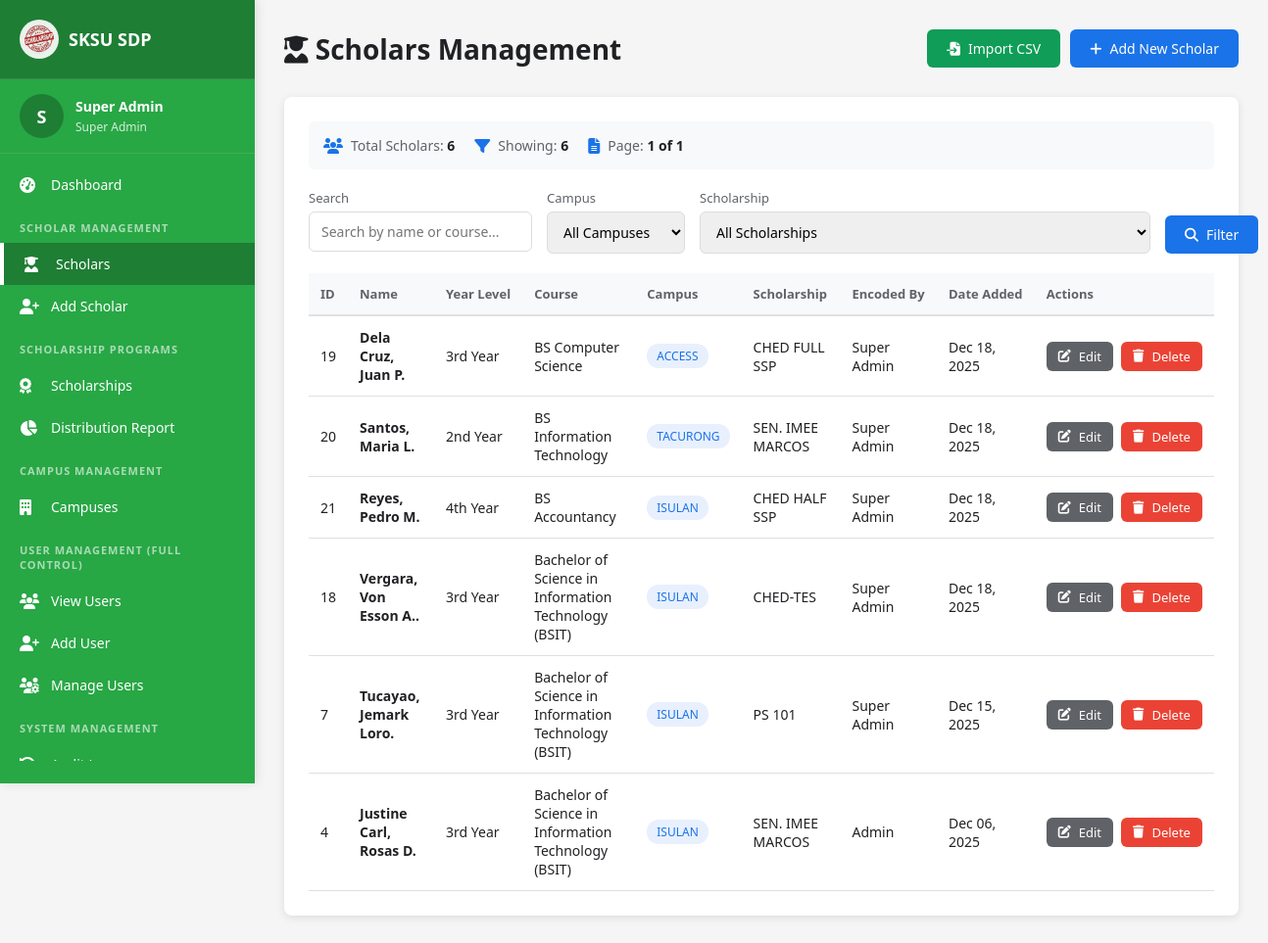
Screenshot of /SuperAdmin/scholars.php (signed in) with the database file from the repository.
### tables this page shows
CREATE TABLE `scholars` (
  `id` int(11) NOT NULL,
  `last_name` varchar(100) DEFAULT NULL,
  `first_name` varchar(100) DEFAULT NULL,
  `middle_initial` varchar(5) DEFAULT NULL,
  `year_level` varchar(20) DEFAULT NULL,
  `course` varchar(150) DEFAULT NULL,
  `campus_id` int(11) DEFAULT NULL,
  `scholarship_id` int(11) DEFAULT NULL,
  `encoded_by` int(11) DEFAULT NULL,
  `created_at` timestamp NOT NULL DEFAULT current_timestamp()
);

CREATE TABLE `campuses` (
  `id` int(11) NOT NULL,
  `campus_name` varchar(100) NOT NULL
);

CREATE TABLE `scholarships` (
  `id` int(11) NOT NULL,
  `scholarship_name` varchar(255) NOT NULL,
  `benefactor` varchar(255) DEFAULT NULL,
  `amount_per_sem` double NOT NULL DEFAULT 0
);

CREATE TABLE `users` (
  `id` int(11) NOT NULL,
  `name` varchar(150) DEFAULT NULL,
  `email` varchar(150) DEFAULT NULL,
    `password` varchar(255) DEFAULT NULL,
    `profile_photo` varchar(255) DEFAULT NULL,
  `role` enum('super_admin','admin','encoder') NOT NULL,
  `created_at` timestamp NOT NULL DEFAULT current_timestamp()
);

### SuperAdmin/scholars.php (the view, shortened to what this page needs)
<?php
include '../conn.php';
$limit = 20;
$page = isset($_GET['page']) ? (int)$_GET['page'] : 1;
$offset = ($page - 1) * $limit;
$search = isset($_GET['search']) ? $_GET['search'] : '';
$where = [];
$params = [];
$types = '';
$where_clause = count($where) > 0 ? 'WHERE ' . implode(' AND ', $where) : '';
$count_query = "SELECT COUNT(*) as total FROM scholars s $where_clause";
$stmt = $conn->prepare($count_query);
$stmt->execute();
$total_records = $stmt->get_result()->fetch_assoc()['total'];
$total_pages = ceil($total_records / $limit);
$query = "SELECT s.*, c.campus_name, sc.scholarship_name, u.name as encoder_name
          FROM scholars s
          LEFT JOIN campuses c ON s.campus_id = c.id
          LEFT JOIN scholarships sc ON s.scholarship_id = sc.id
          LEFT JOIN users u ON s.encoded_by = u.id
          $where_clause
          ORDER BY s.created_at DESC
          LIMIT ? OFFSET ?";
$stmt = $conn->prepare($query);
$params[] = $limit;
$params[] = $offset;
$types .= 'ii';
$stmt->bind_param($types, ...$params);
$stmt->execute();
$scholars = $stmt->get_result();
?>
<!DOCTYPE html>
<html lang="en">
<head>
    <link rel="stylesheet" href="https://cdnjs.cloudflare.com/ajax/libs/font-awesome/6.4.0/css/all.min.css">
</head>
<body>
    <?php include '../sidebars/superadminSB.php'; ?>
    <div class="main-content">
        <div class="page-header">
            <h1><i class="fas fa-user-graduate"></i> Scholars Management</h1>
            <div style="display: flex; gap: 10px;">
                <a href="import-scholars.php" class="btn btn-success">
                    <i class="fas fa-file-import"></i> Import CSV
                </a>
                <a href="add-scholar.php" class="btn btn-primary">
                    <i class="fas fa-plus"></i> Add New Scholar
                </a>
            </div>
        </div>
        <div class="card">
            <div class="stats-bar">
                <div class="stat-item">
                    <i class="fas fa-users"></i>
                    <span>Total Scholars: <strong><?php echo number_format($total_records); ?></strong></span>
                </div>
                <div class="stat-item">
                    <i class="fas fa-filter"></i>
                    <span>Showing: <strong><?php echo number_format($scholars->num_rows); ?></strong></span>
                </div>
                <div class="stat-item">
                    <i class="fas fa-file-alt"></i>
                    <span>Page: <strong><?php echo $page; ?> of <?php echo $total_pages; ?></strong></span>
                </div>
            </div>
            <form method="GET" action="">
                <div class="filters">
                    <div class="filter-group">
                        <label for="search">Search</label>
                        <input type="text" id="search" name="search" placeholder="Search by name or course..." value="<?php echo htmlspecialchars($search); ?>">
                    </div>
                    <div class="filter-group">
                        <label for="campus">Campus</label>
                        <select id="campus" name="campus">
                            <option value="">All Campuses</option>
                        </select>
                    </div>
                    <div class="filter-group">
                        <label for="scholarship">Scholarship</label>
                        <select id="scholarship" name="scholarship">
                            <option value="">All Scholarships</option>
                        </select>
                    </div>
                    <div class="filter-group" style="justify-content: flex-end;">
                        <label>&nbsp;</label>
                        <button type="submit" class="btn btn-primary">
                            <i class="fas fa-search"></i> Filter
                        </button>
                    </div>
                </div>
            </form>
            <div class="table-wrapper">
                <table>
                    <thead>
                        <tr>
                            <th>ID</th>
                            <th>Name</th>
                            <th>Year Level</th>
                            <th>Course</th>
                            <th>Campus</th>
                            <th>Scholarship</th>
                            <th>Encoded By</th>
                            <th>Date Added</th>
                            <th>Actions</th>
                        </tr>
                    </thead>
                    <tbody>
                        <?php if ($scholars->num_rows > 0): ?>
                            <?php while ($scholar = $scholars->fetch_assoc()): ?>
                                <tr>
                                    <td><?php echo $scholar['id']; ?></td>
                                    <td>
                                        <strong><?php echo htmlspecialchars($scholar['last_name'] . ', ' . $scholar['first_name'] . ' ' . $scholar['middle_initial'] . '.'); ?></strong>
                                    </td>
                                    <td><?php echo htmlspecialchars($scholar['year_level']); ?></td>
                                    <td><?php echo htmlspecialchars($scholar['course']); ?></td>
                                    <td><span class="badge badge-primary"><?php echo htmlspecialchars($scholar['campus_name']); ?></span></td>
                                    <td><?php echo htmlspecialchars($scholar['scholarship_name']); ?></td>
                                    <td><?php echo htmlspecialchars($scholar['encoder_name']); ?></td>
                                    <td><?php echo date('M d, Y', strtotime($scholar['created_at'])); ?></td>
                                    <td>
                                        <div class="action-buttons">
                                            <a href="edit-scholar.php?id=<?php echo $scholar['id']; ?>" class="btn btn-secondary btn-sm">
                                                <i class="fas fa-edit"></i> Edit
                                            </a>
                                            <button onclick="deleteScholar(<?php echo $scholar['id']; ?>)" class="btn btn-danger btn-sm">
                                                <i class="fas fa-trash"></i> Delete
                                            </button>
                                        </div>
                                    </td>
                                </tr>
                            <?php endwhile; ?>
                        <?php endif; ?>
                    </tbody>
                </table>
            </div>
        </div>
    </div>
</body>
</html>

### SuperAdmin/scholars.php (style rules this page uses)
* { margin: 0; padding: 0; box-sizing: border-box; font-family: 'Segoe UI', Tahoma, Geneva, Verdana, sans-serif; }
body { background-color: #f5f5f5; }
.main-content { margin-left: 260px; padding: 30px; min-height: 100vh; }
.page-header { display: flex; justify-content: space-between; align-items: center; margin-bottom: 30px; }
.page-header h1 { font-size: 28px; color: #202124; }
.btn { padding: 10px 20px; border-radius: 6px; text-decoration: none; font-weight: 500; transition: all 0.3s ease; border: none; cursor: pointer; font-size: 14px; display: inline-flex; align-items: center; gap: 8px; }
.btn-primary { background: #1a73e8; color: white; }
.btn-success { background: #0f9d58; color: white; }
.btn-danger { background: #ea4335; color: white; }
.btn-secondary { background: #5f6368; color: white; }
.card { background: white; border-radius: 8px; box-shadow: 0 2px 8px rgba(0, 0, 0, 0.1); padding: 25px; }
.filters { display: grid; grid-template-columns: 2fr 1fr 1fr auto; gap: 15px; margin-bottom: 20px; }
.filter-group { display: flex; flex-direction: column; gap: 5px; }
.filter-group label { font-size: 13px; color: #5f6368; font-weight: 500; }
.filter-group input, .filter-group select { padding: 10px 12px; border: 1px solid #dadce0; border-radius: 6px; font-size: 14px; transition: border-color 0.3s ease; }
.table-wrapper { overflow-x: auto; }
table { width: 100%; border-collapse: collapse; }
table th { background: #f8f9fa; padding: 12px; text-align: left; font-size: 13px; color: #5f6368; font-weight: 600; border-bottom: 2px solid #e0e0e0; white-space: nowrap; }
table td { padding: 12px; font-size: 14px; color: #202124; border-bottom: 1px solid #e0e0e0; }
.badge { display: inline-block; padding: 4px 10px; border-radius: 12px; font-size: 12px; font-weight: 500; }
.badge-primary { background: #e8f0fe; color: #1a73e8; }
.action-buttons { display: flex; gap: 8px; }
.btn-sm { padding: 6px 12px; font-size: 13px; }
.stats-bar { display: flex; gap: 20px; margin-bottom: 20px; padding: 15px; background: #f8f9fa; border-radius: 6px; }
.stat-item { display: flex; align-items: center; gap: 8px; }
.stat-item i { color: #1a73e8; }
.stat-item span { font-size: 14px; color: #5f6368; }
.stat-item strong { color: #202124; }

### sidebars/superadminSB.php (style rules this page uses)
:root { --sidebar-bg: #28a745; --sidebar-hover: #218838; --sidebar-active: #1e7e34; --sidebar-text: #ffffff; --sidebar-width: 260px; }

### rows the page displays
scholars: id "19", last_name+first_name+middle_initial "Dela Cruz, Juan P.", year_level "3rd Year", course "BS Computer Science", campus.campus_name "ACCESS", scholarship.scholarship_name "CHED FULL SSP", encoded_by.name "Super Admin", created_at "Dec 18, 2025"
scholars: id "20", last_name+first_name+middle_initial "Santos, Maria L.", year_level "2nd Year", course "BS Information Technology", campus.campus_name "TACURONG", scholarship.scholarship_name "SEN. IMEE MARCOS", encoded_by.name "Super Admin", created_at "Dec 18, 2025"
scholars: id "21", last_name+first_name+middle_initial "Reyes, Pedro M.", year_level "4th Year", course "BS Accountancy", campus.campus_name "ISULAN", scholarship.scholarship_name "CHED HALF SSP", encoded_by.name "Super Admin", created_at "Dec 18, 2025"
scholars: id "18", last_name+first_name+middle_initial "Vergara, Von Esson A..", year_level "3rd Year", course "Bachelor of Science in Information Technology (BSIT)", campus.campus_name "ISULAN", scholarship.scholarship_name "CHED-TES", encoded_by.name "Super Admin", created_at "Dec 18, 2025"
scholars: id "7", last_name+first_name+middle_initial "Tucayao, Jemark Loro.", year_level "3rd Year", course "Bachelor of Science in Information Technology (BSIT)", campus.campus_name "ISULAN", scholarship.scholarship_name "PS 101", encoded_by.name "Super Admin", created_at "Dec 15, 2025"
scholars: id "4", last_name+first_name+middle_initial "Justine Carl, Rosas D.", year_level "3rd Year", course "Bachelor of Science in Information Technology (BSIT)", campus.campus_name "ISULAN", scholarship.scholarship_name "SEN. IMEE MARCOS", encoded_by.name "Admin", created_at "Dec 06, 2025"

### other values shown
substr($_SESSION['name'], 0, 1) "S"
$_SESSION['name'] "Super Admin"
$total_records "6"
$scholars->num_rows "6"
$page "1"
$total_pages "1"
